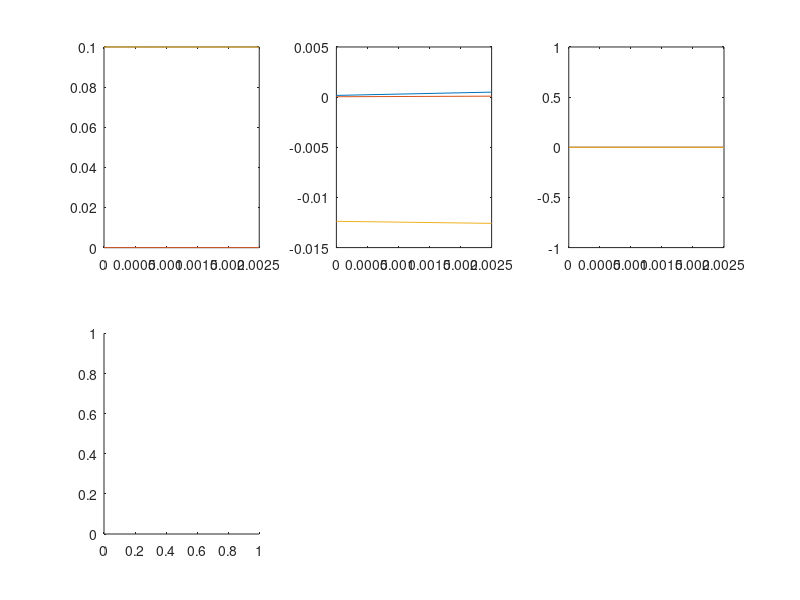

The MATLAB source for this figure: (Note: this script raises an error after producing the figure.)
close all

q = 1:4;
G_p = 5:7;
G_v = 8:10;
b_g = 11:13;
b_a = 14:16;
s_q = 17:19;
s_G_p = 20:22;
s_G_v = 23:25;
s_b_g = 26:28;
s_b_a = 29:31;
determinant = 32;
meanSigma = 33;
sumSymSigma = 34;


log_odroid = load( 'log.csv' );

if e == 0
   e = size( log_odroid, 1 ); 
end

t = (0:e-1)/400;

subplot(2,3,1)
plot( t, log_odroid(1:e,G_p) )
subplot(2,3,2)
plot( t, log_odroid(1:e,G_v) )
subplot(2,3,3)
plot( t, log_odroid(1:e,b_a) )
subplot(2,3,4)
plot( t, log_odroid(1:e,s_G_p) )
subplot(2,3,5)
plot( t, log_odroid(1:e,s_G_v) )
subplot(2,3,6)
plot( t, log_odroid(1:e,s_b_a) )

figure;
subplot(2,2,1)
%plot( t, log_odroid(1:e,q) );
rotMat = quatern2rotMat(log_odroid(1:e,q));
plot( t, squeeze( rotMat(:,3,1:e) ) );
subplot(2,2,2)
plot( t, log_odroid(1:e,b_g) );
subplot(2,2,3)
plot( t, log_odroid(1:e,s_q) );
subplot(2,2,4)
plot( t, log_odroid(1:e,s_b_g) );

figure;
plot3( log_odroid(1:e,G_p(1)), log_odroid(1:e,G_p(2)), log_odroid(1:e,G_p(3)) );
axis equal
hold on
% plot orientation
for i = 1:200:e
    p = log_odroid(i,G_p)';
    mat = squeeze(rotMat(:,:,i))' * 0.2;
    h = plot3( [p(1), p(1) + mat(1,1)], [p(2), p(2) + mat(2,1)], [p(3), p(3) + mat(3,1)] );
    h.Color = 'red';
    h = plot3( [p(1), p(1) + mat(1,2)], [p(2), p(2) + mat(2,2)], [p(3), p(3) + mat(3,2)] );
    h.Color = 'green';
    h = plot3( [p(1), p(1) + mat(1,3)], [p(2), p(2) + mat(2,3)], [p(3), p(3) + mat(3,3)] );
    h.Color = 'blue';
end
% figure;
% plot( t(3:e), log_odroid(3:e,determinant) );
% 
% figure;
% plot( t(3:e), log_odroid(3:e,meanSigma) );
% 
% figure;
% plot( t(3:e), log_odroid(3:e,sumSymSigma) );


